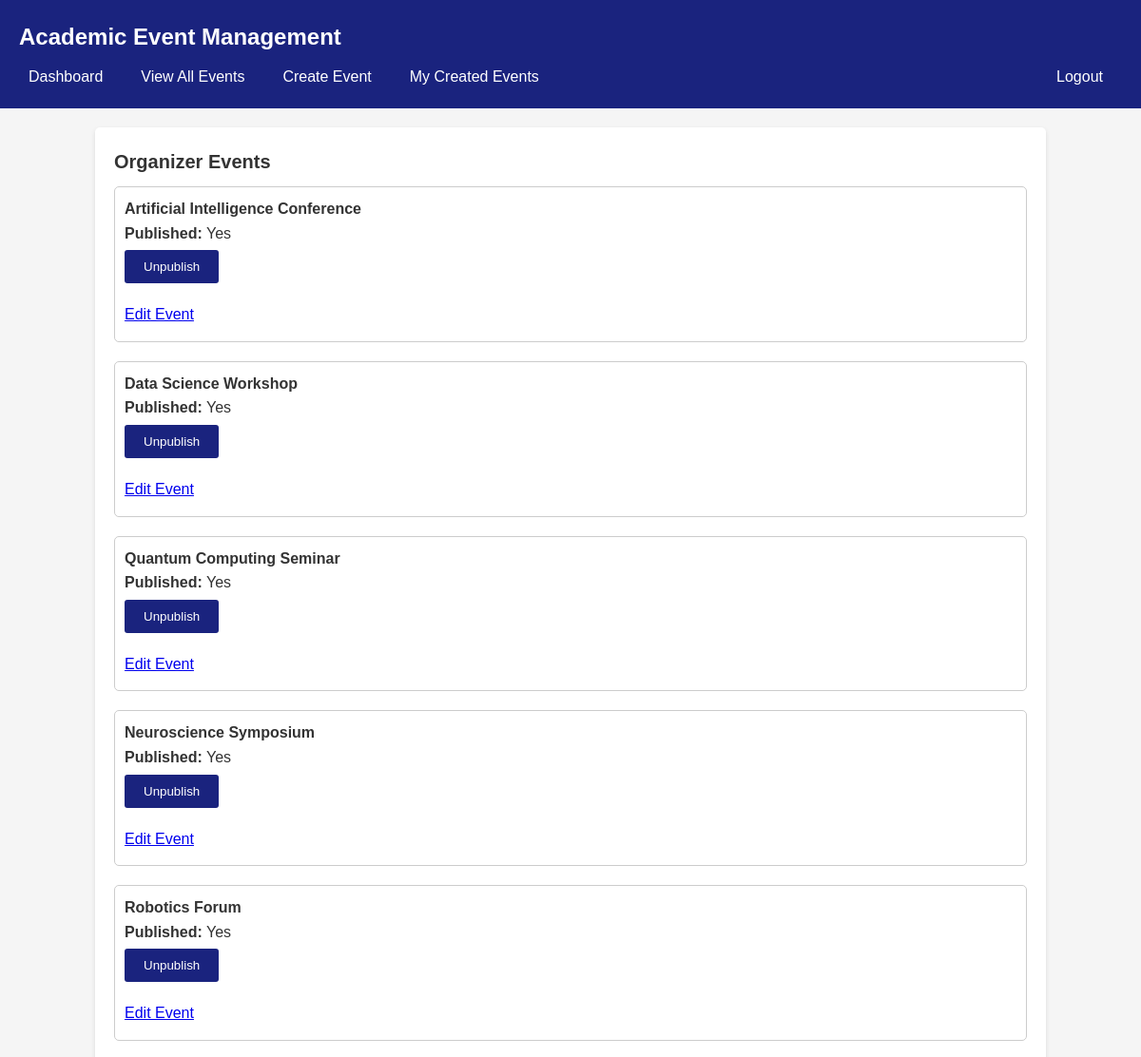
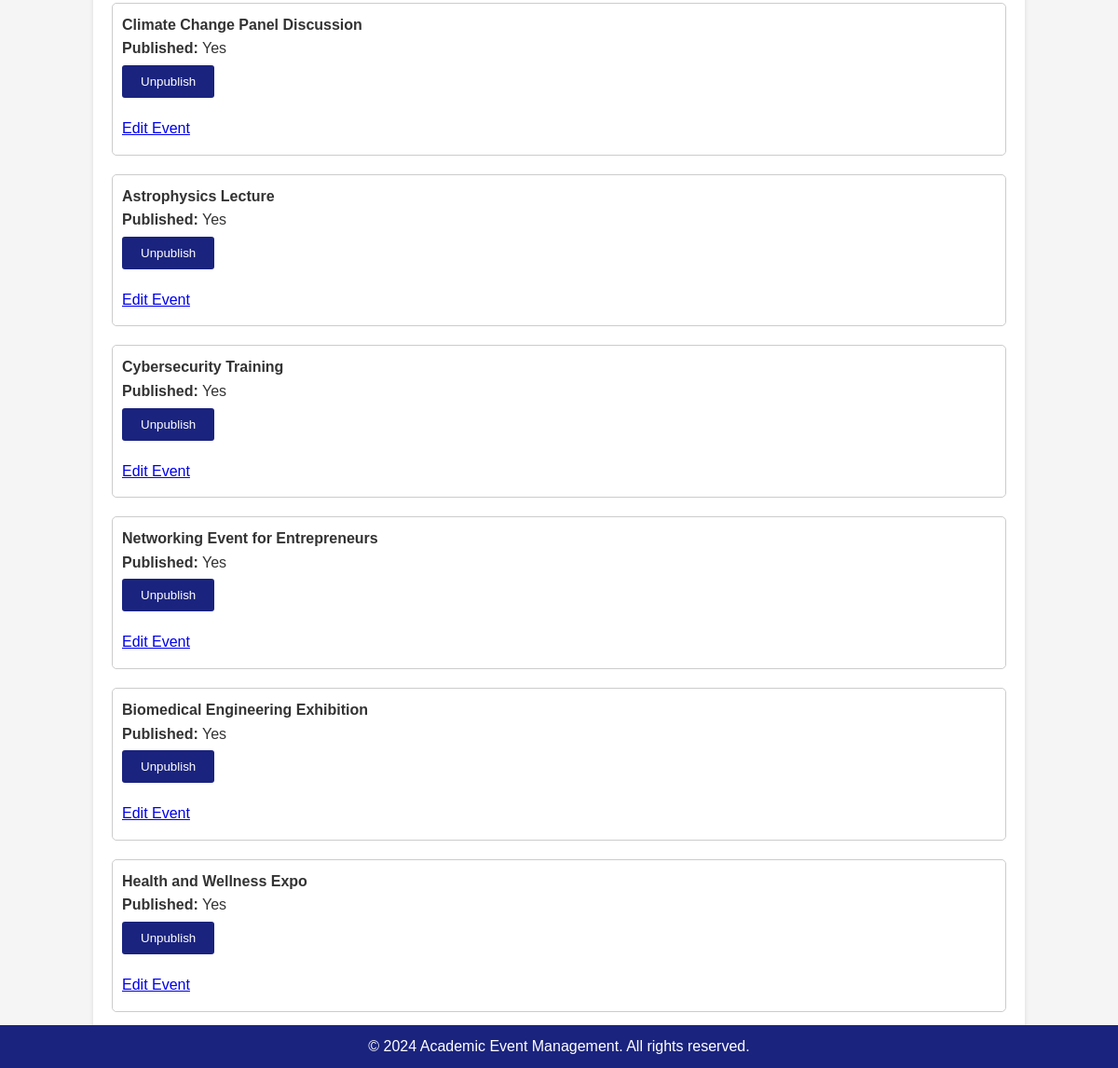
Screenshot of /organizer_events.php (signed in) with the database file from the repository (2 pictures, top to bottom).
### tables this page shows
CREATE TABLE IF NOT EXISTS `Event` (
    Event_ID INT PRIMARY KEY AUTO_INCREMENT,
    Event_Type_ID INT,
    Location_ID INT,
    U_ID INT,
    Start_Date_Time DATETIME,
    End_Date_Time DATETIME,
    Max_Capacity INT,
    Presenter_Deadline DATETIME,
    Event_Name VARCHAR(255),
    F_Date_Time DATETIME,
    Created_At DATETIME,
    Is_Published BOOLEAN,
    Description TEXT,
    Status ENUM('Open', 'Full', 'Closed', 'Cancelled') DEFAULT 'Open',
    FOREIGN KEY (Event_Type_ID) REFERENCES Event_Type(Event_Type_ID),
    FOREIGN KEY (Location_ID) REFERENCES Location(Location_ID),
    FOREIGN KEY (U_ID) REFERENCES U(U_ID)
);

### organizer_events.php (the view, shortened to what this page needs)
<?php
require_once 'db_connection.php';
$organizer_id = $_SESSION["user_id"];
$sql = "SELECT * FROM `Event` WHERE U_ID = $organizer_id";
$result = $conn->query($sql);
?>
<!DOCTYPE html>
<html>
<head>
    <link rel="stylesheet" type="text/css" href="css/style.css">
</head>
<body>
    <header>
        <h1>Academic Event Management</h1>
            <nav class="navbar">
                <ul class="navbar-left">
                    <li><a href="dashboard.php">Dashboard</a></li>
                    <li><a href="events.php">View All Events</a></li>
                    <li><a href="create_event.php">Create Event</a></li>
                    <li><a href="organizer_events.php">My Created Events</a></li>
                </ul>
                <ul class="navbar-right">
                    <li><a href="logout.php">Logout</a></li>
                </ul>
            </nav>
    </header>
    <main>
        <h2>Organizer Events</h2>
        <?php
        if ($result->num_rows > 0) {
            while ($row = $result->fetch_assoc()) {
                $event_id = $row["Event_ID"];
                $event_name = $row["Event_Name"];
                $is_published = $row["Is_Published"];
                echo "<div class='event'>";
                echo "<h4>$event_name</h4>";
                echo "<p><strong>Published:</strong> " . ($is_published ? "Yes" : "No") . "</p>";
                echo "<form action='organizer_events.php' method='POST'>";
                echo "<button type='submit' name='publish'>" . ($is_published ? 'Unpublish' : 'Publish') . "</button>";
                echo "</form>";
                echo "<p><a href='edit_event.php?event_id=$event_id'>Edit Event</a></p>";
                echo "</div>";
            }
        } else {
            echo "<p>No events found.</p>";
        }
        ?>
    </main>
    <footer>
        <p>&copy; 2024 Academic Event Management. All rights reserved.</p>
    </footer>
</body>
</html>

### css/style.css (style rules this page uses)
* { margin: 0; padding: 0; box-sizing: border-box; }
body { font-family: Arial, sans-serif; background-color: #f5f5f5; color: #333; line-height: 1.6; }
header { background-color: #1a237e; color: #fff; padding: 20px; }
h1 { font-size: 24px; margin-bottom: 10px; }
.navbar { display: flex; justify-content: space-between; align-items: center; }
.navbar-left { display: flex; gap: 10px; }
.navbar-right { display: flex; gap: 10px; }
nav ul { list-style: none; }
nav ul li { display: inline-block; margin-right: 10px; }
nav ul li a { color: #fff; text-decoration: none; padding: 5px 10px; border-radius: 3px; transition: background-color 0.3s ease; }
main { max-width: 1000px; margin: 20px auto; background-color: #fff; padding: 20px; border-radius: 5px; box-shadow: 0 2px 5px rgba(0, 0, 0, 0.1); }
h2 { font-size: 20px; margin-bottom: 10px; }
form { margin-bottom: 20px; }
button { background-color: #1a237e; color: #fff; border: none; padding: 10px 20px; border-radius: 3px; cursor: pointer; transition: background-color 0.3s ease; }
.event { margin-bottom: 20px; padding: 10px; border: 1px solid #ccc; border-radius: 5px; }
.event h4 { margin-top: 0; }
.event p { margin-bottom: 5px; }
footer { background-color: #1a237e; color: #fff; padding: 10px; text-align: center; position: fixed; left: 0; bottom: 0; width: 100%; }

### rows the page displays
event: Event_Name "Artificial Intelligence Conference", Is_Published "Yes"
event: Event_Name "Data Science Workshop", Is_Published "Yes"
event: Event_Name "Quantum Computing Seminar", Is_Published "Yes"
event: Event_Name "Neuroscience Symposium", Is_Published "Yes"
event: Event_Name "Robotics Forum", Is_Published "Yes"
event: Event_Name "Climate Change Panel Discussion", Is_Published "Yes"
event: Event_Name "Astrophysics Lecture", Is_Published "Yes"
event: Event_Name "Cybersecurity Training", Is_Published "Yes"
event: Event_Name "Networking Event for Entrepreneurs", Is_Published "Yes"
event: Event_Name "Biomedical Engineering Exhibition", Is_Published "Yes"
event: Event_Name "Health and Wellness Expo", Is_Published "Yes"
